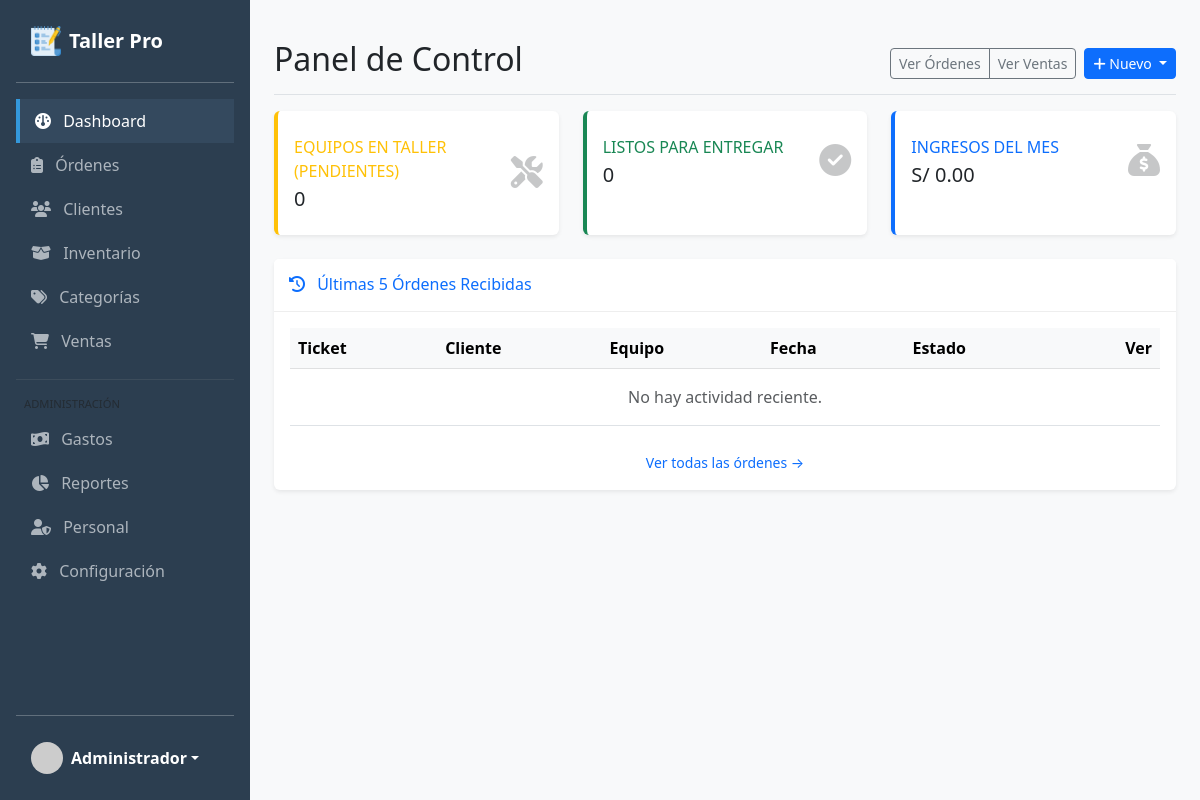
/ (signed in), run on the app's committed database.
### tables this page shows
CREATE TABLE IF NOT EXISTS `configuracion` (
  `id` int NOT NULL AUTO_INCREMENT,
  `nombre_sistema` varchar(100) DEFAULT 'Sistema Taller',
  `moneda` varchar(10) DEFAULT 'PEN',
  `simbolo_moneda` varchar(5) DEFAULT 'S/',
  `impuesto` decimal(5,2) DEFAULT '18.00',
  `telefono` varchar(20) DEFAULT NULL,
  `email` varchar(100) DEFAULT NULL,
  `direccion` text,
  `updated_at` timestamp NULL DEFAULT CURRENT_TIMESTAMP ON UPDATE CURRENT_TIMESTAMP,
  `logo` varchar(100) DEFAULT NULL,
  `terminos_orden` text,
  `mensaje_ticket` varchar(255) DEFAULT '¡Gracias por su preferencia!',
  PRIMARY KEY (`id`)
);

### app/Controllers/DashboardController.php (called while the page is built, shortened)
<?php
class DashboardController extends BaseController {
    public function index() {
        $reporteModel = new Reporte();
        $inicioMes = date('Y-m-01');
        $finMes = date('Y-m-t');
        $balance = $reporteModel->getBalance($inicioMes, $finMes);
        $totalIngresos = $balance['ingresos_totales'];
        $db = $this->db;
        $stmt = $db->query("SELECT COUNT(*) as total FROM ordenes_servicio WHERE estado IN ('pendiente', 'diagnostico')");
        $pendientes = $stmt->fetch(PDO::FETCH_OBJ)->total ?? 0;
        $stmt = $db->query("SELECT COUNT(*) as total FROM ordenes_servicio WHERE estado = 'reparado'");
        $listos = $stmt->fetch(PDO::FETCH_OBJ)->total ?? 0;
        $sqlRecientes = "SELECT o.id, c.nombre as cliente, o.equipo_modelo, o.estado, o.fecha_recepcion
                         FROM ordenes_servicio o
                         INNER JOIN clientes c ON o.cliente_id = c.id
                         ORDER BY o.id DESC LIMIT 5";
        $stmt = $db->query($sqlRecientes);
        $recientes = $stmt->fetchAll(PDO::FETCH_OBJ);
        $this->view('dashboard', [
            'titulo' => 'Panel de Control',
            'ingresos' => $totalIngresos,
            'pendientes' => $pendientes,
            'listos' => $listos,
            'recientes' => $recientes
        ]);
    }
}

### public/index.php (called while the page is built, shortened)
<?php
$router = new Router();
$router->get('/login', [AuthController::class, 'login']);
$router->post('/login/auth', [AuthController::class, 'authenticate']);
$router->get('/logout', [AuthController::class, 'logout']);
$router->get('/rastreo', [RastreoController::class, 'index']);
$router->get('/', [DashboardController::class, 'index']);
$router->get('/clientes', [ClienteController::class, 'index']);
$router->get('/clientes/perfil', [ClienteController::class, 'perfil']);
$router->post('/clientes/guardar', [ClienteController::class, 'store']);
$router->post('/clientes/actualizar', [ClienteController::class, 'update']);
$router->post('/clientes/cambiar-estado', [ClienteController::class, 'cambiarEstado']);
$router->get('/categorias', [CategoriaController::class, 'index']);
$router->post('/categorias/guardar', [CategoriaController::class, 'store']);
$router->post('/categorias/actualizar', [CategoriaController::class, 'update']);
$router->post('/categorias/cambiar-estado', [CategoriaController::class, 'cambiarEstado']);
$router->post('/categorias/eliminar', [CategoriaController::class, 'eliminar']);
$router->get('/productos', [ProductoController::class, 'index']);
$router->get('/productos/historial', [ProductoController::class, 'historial']);
$router->post('/productos/guardar', [ProductoController::class, 'store']);
$router->post('/productos/actualizar', [ProductoController::class, 'update']);
$router->post('/productos/cambiar-estado', [ProductoController::class, 'cambiarEstado']);
$router->post('/productos/ajustar', [ProductoController::class, 'ajustar']);
$router->get('/ordenes', [OrdenController::class, 'index']);
$router->get('/ordenes/detalle', [OrdenController::class, 'detalle']);
$router->get('/ordenes/imprimir', [OrdenController::class, 'imprimir']);
$router->get('/ordenes/etiqueta', [OrdenController::class, 'etiqueta']);
$router->get('/ordenes/garantia', [OrdenController::class, 'garantia']);
$router->post('/ordenes/guardar', [OrdenController::class, 'store']);
$router->post('/ordenes/cambiar-estado', [OrdenController::class, 'cambiarEstado']);
$router->post('/ordenes/agregar-repuesto', [OrdenController::class, 'agregarRepuesto']);
$router->post('/ordenes/eliminar-repuesto', [OrdenController::class, 'eliminarRepuesto']);
$router->post('/ordenes/mano-obra', [OrdenController::class, 'actualizarManoObra']);
$router->post('/ordenes/diagnostico', [OrdenController::class, 'guardarDiagnostico']);
$router->get('/ventas', [VentaController::class, 'index']);
$router->get('/ventas/crear', [VentaController::class, 'crear']);
$router->get('/ventas/imprimir', [VentaController::class, 'imprimir']);
$router->post('/ventas/guardar', [VentaController::class, 'store']);
$router->get('/gastos', [GastoController::class, 'index']);
$router->post('/gastos/guardar', [GastoController::class, 'store']);
$router->post('/gastos/eliminar', [GastoController::class, 'eliminar']);
$router->get('/reportes', [ReporteController::class, 'index']);
$router->get('/usuarios', [UsuarioController::class, 'index']);
$router->post('/usuarios/guardar', [UsuarioController::class, 'store']);
$router->post('/usuarios/actualizar', [UsuarioController::class, 'update']);
$router->post('/usuarios/cambiar-estado', [UsuarioController::class, 'cambiarEstado']);
$router->get('/configuracion', [ConfiguracionController::class, 'index']);
$router->post('/configuracion/guardar', [ConfiguracionController::class, 'update']);
$router->get('/configuracion/backup', [ConfiguracionController::class, 'backup']);
$router->run();

### app/Models/BaseModel.php (called while the page is built, shortened)
<?php
class BaseModel {
    public function __construct() {
        $database = new Database();
        $this->db = $database->getConnection();
    }
}

### config/Database.php (called while the page is built, shortened)
<?php
class Database {
    private $host = 'localhost';
    private $db_name = 'taller_db';
    private $username = 'root';
    private $password = '';
    public function getConnection() {
        $this->conn = null;
        try {
            $this->conn = new PDO("mysql:host=" . $this->host . ";dbname=" . $this->db_name, $this->username, $this->password);
            $this->conn->exec("set names utf8mb4");
            $this->conn->setAttribute(PDO::ATTR_ERRMODE, PDO::ERRMODE_EXCEPTION);
        } catch(PDOException $exception) {
            echo "Error de conexión: " . $exception->getMessage();
        }
        return $this->conn;
    }
}

### app/Models/Configuracion.php (called while the page is built, shortened)
<?php
class Configuracion extends BaseModel {
    public function obtenerConfiguracion() {
        try {
            $stmt = $this->db->prepare("SELECT * FROM configuracion LIMIT 1");
            $stmt->execute();
            return $stmt->fetch(PDO::FETCH_OBJ);
        } catch (\Exception $e) {
            return null;
        }
    }
}

### app/Views/dashboard.php (the view, shortened to what this page needs)
<?php require_once __DIR__ . '/partials/header.php'; ?>
<div class="d-flex justify-content-between flex-wrap flex-md-nowrap align-items-center pt-3 pb-2 mb-3 border-bottom">
    <h1 class="h2">Panel de Control</h1>
    <div class="btn-toolbar mb-2 mb-md-0">
        <div class="btn-group me-2">
            <a href="/ordenes" class="btn btn-sm btn-outline-secondary">Ver Órdenes</a>
            <a href="/ventas" class="btn btn-sm btn-outline-secondary">Ver Ventas</a>
        </div>
        <button type="button" class="btn btn-sm btn-primary dropdown-toggle" data-bs-toggle="dropdown">
            <i class="fa-solid fa-plus"></i> Nuevo
        </button>
    </div>
</div>
<div class="row">
    <div class="col-md-4 mb-4">
        <div class="card border-start border-4 border-warning shadow-sm h-100 py-2">
            <div class="card-body">
                <div class="row no-gutters align-items-center">
                    <div class="col mr-2">
                        <div class="text-xs font-weight-bold text-warning text-uppercase mb-1">
                            Equipos en Taller (Pendientes)</div>
                        <div class="h5 mb-0 font-weight-bold text-gray-800"><?php echo $pendientes; ?></div>
                    </div>
                    <div class="col-auto">
                        <i class="fa-solid fa-screwdriver-wrench fa-2x text-gray-300 opacity-25"></i>
                    </div>
                </div>
            </div>
        </div>
    </div>
    <div class="col-md-4 mb-4">
        <div class="card border-start border-4 border-success shadow-sm h-100 py-2">
            <div class="card-body">
                <div class="row no-gutters align-items-center">
                    <div class="col mr-2">
                        <div class="text-xs font-weight-bold text-success text-uppercase mb-1">
                            Listos para Entregar</div>
                        <div class="h5 mb-0 font-weight-bold text-gray-800"><?php echo $listos; ?></div>
                    </div>
                    <div class="col-auto">
                        <i class="fa-solid fa-check-circle fa-2x text-gray-300 opacity-25"></i>
                    </div>
                </div>
            </div>
        </div>
    </div>
    <div class="col-md-4 mb-4">
        <div class="card border-start border-4 border-primary shadow-sm h-100 py-2">
            <div class="card-body">
                <div class="row no-gutters align-items-center">
                    <div class="col mr-2">
                        <div class="text-xs font-weight-bold text-primary text-uppercase mb-1">
                            Ingresos del Mes</div>
                        <div class="h5 mb-0 font-weight-bold text-gray-800">
                            <?php echo $sistema->simbolo_moneda . ' ' . number_format($ingresos, 2); ?>
                        </div>
                    </div>
                    <div class="col-auto">
                        <i class="fa-solid fa-sack-dollar fa-2x text-gray-300 opacity-25"></i>
                    </div>
                </div>
            </div>
        </div>
    </div>
</div>
<div class="row">
    <div class="col-12">
        <div class="card shadow-sm mb-4">
            <div class="card-header bg-white py-3">
                <h6 class="m-0 font-weight-bold text-primary"><i class="fa-solid fa-clock-rotate-left me-2"></i> Últimas 5 Órdenes Recibidas</h6>
            </div>
            <div class="card-body">
                <div class="table-responsive">
                    <table class="table table-hover align-middle">
                        <thead class="table-light">
                            <tr>
                                <th>Ticket</th>
                                <th>Cliente</th>
                                <th>Equipo</th>
                                <th>Fecha</th>
                                <th>Estado</th>
                                <th class="text-end">Ver</th>
                            </tr>
                        </thead>
                        <tbody>
                            <?php if(empty($recientes)): ?>
                                <tr>
                                    <td colspan="6" class="text-center text-muted py-3">No hay actividad reciente.</td>
                                </tr>
                            <?php endif; ?>
                        </tbody>
                    </table>
                </div>
                <div class="text-center mt-2">
                    <a href="/ordenes" class="text-decoration-none small">Ver todas las órdenes &rarr;</a>
                </div>
            </div>
        </div>
    </div>
</div>
<?php require_once __DIR__ . '/partials/footer.php'; ?>

### app/Views/partials/header.php (shortened to what this page needs)
<!DOCTYPE html>
<html lang="es">
<head>
    <link href="https://cdn.jsdelivr.net/npm/bootstrap@5.3.0/dist/css/bootstrap.min.css" rel="stylesheet">
    <link rel="stylesheet" href="https://cdnjs.cloudflare.com/ajax/libs/font-awesome/6.4.0/css/all.min.css">
    <link rel="stylesheet" href="https://cdn.datatables.net/1.13.4/css/dataTables.bootstrap5.min.css">
    <link rel="stylesheet" href="https://cdn.datatables.net/buttons/2.3.6/css/buttons.bootstrap5.min.css">
    <link href="https://cdn.jsdelivr.net/npm/select2@4.1.0-rc.0/dist/css/select2.min.css" rel="stylesheet" />
    <link rel="stylesheet" href="https://cdn.jsdelivr.net/npm/select2-bootstrap-5-theme@1.3.0/dist/select2-bootstrap-5-theme.min.css" />
</head>
<body>
<div class="d-flex">
    <div class="sidebar d-flex flex-column flex-shrink-0 p-3" style="width: 250px;">
        <a href="/" class="d-flex align-items-center mb-3 mb-md-0 me-md-auto text-white text-decoration-none">
            <?php if(!empty($sistema->logo)): ?>
                <img src="/uploads/logo/<?php echo $sistema->logo; ?>" height="30" class="me-2">
            <?php else: ?>
                <i class="fa-solid fa-screwdriver-wrench me-2"></i>
            <?php endif; ?>
            <span class="fs-5 fw-bold text-truncate"><?php echo substr($sistema->nombre_sistema, 0, 18); ?></span>
        </a>
        <hr>
        <ul class="nav nav-pills flex-column mb-auto">
            <li class="nav-item"><a href="/" class="<?php echo ($_SERVER['REQUEST_URI'] == '/' || $_SERVER['REQUEST_URI'] == '') ? 'active' : ''; ?>"><i class="fa-solid fa-gauge me-2"></i> Dashboard</a></li>
            <li><a href="/ordenes" class="<?php echo (strpos($_SERVER['REQUEST_URI'], '/ordenes') !== false) ? 'active' : ''; ?>"><i class="fa-solid fa-clipboard-list me-2"></i> Órdenes</a></li>
            <li><a href="/clientes" class="<?php echo (strpos($_SERVER['REQUEST_URI'], '/clientes') !== false) ? 'active' : ''; ?>"><i class="fa-solid fa-users me-2"></i> Clientes</a></li>
            <li><a href="/productos" class="<?php echo (strpos($_SERVER['REQUEST_URI'], '/productos') !== false) ? 'active' : ''; ?>"><i class="fa-solid fa-box-open me-2"></i> Inventario</a></li>
            <li><a href="/categorias" class="<?php echo (strpos($_SERVER['REQUEST_URI'], '/categorias') !== false) ? 'active' : ''; ?>"><i class="fa-solid fa-tags me-2"></i> Categorías</a></li>
            <li><a href="/ventas" class="<?php echo (strpos($_SERVER['REQUEST_URI'], '/ventas') !== false) ? 'active' : ''; ?>"><i class="fa-solid fa-cart-shopping me-2"></i> Ventas</a></li>
            <?php if(isset($_SESSION['user_role']) && $_SESSION['user_role'] === 'admin'): ?>
                <hr class="text-secondary">
                <div class="small text-muted text-uppercase mb-1 ms-2" style="font-size:0.7em;">Administración</div>
                <li><a href="/gastos" class="<?php echo (strpos($_SERVER['REQUEST_URI'], '/gastos') !== false) ? 'active' : ''; ?>"><i class="fa-solid fa-money-bill-wave me-2"></i> Gastos</a></li>
                <li><a href="/reportes" class="<?php echo (strpos($_SERVER['REQUEST_URI'], '/reportes') !== false) ? 'active' : ''; ?>"><i class="fa-solid fa-chart-pie me-2"></i> Reportes</a></li>
                <li><a href="/usuarios" class="<?php echo (strpos($_SERVER['REQUEST_URI'], '/usuarios') !== false) ? 'active' : ''; ?>"><i class="fa-solid fa-user-shield me-2"></i> Personal</a></li>
                <li><a href="/configuracion" class="<?php echo (strpos($_SERVER['REQUEST_URI'], '/configuracion') !== false) ? 'active' : ''; ?>"><i class="fa-solid fa-gear me-2"></i> Configuración</a></li>
            <?php endif; ?>
        </ul>
        <hr>
        <div class="dropdown">
            <a href="#" class="d-flex align-items-center text-white text-decoration-none dropdown-toggle" data-bs-toggle="dropdown">
                <img src="https://ui-avatars.com/api/?name=<?php echo urlencode($_SESSION['user_name'] ?? 'Admin'); ?>&background=random" width="32" height="32" class="rounded-circle me-2">
                <strong><?php echo $_SESSION['user_name'] ?? 'Usuario'; ?></strong>
            </a>
        </div>
    </div>
    <div class="container-fluid p-4" style="width: 100%;">

### app/Views/partials/header.php (style rules this page uses)
body { background-color: #f8f9fa; }
.sidebar { min-height: 100vh; background: #2c3e50; color: white; }
.sidebar a { color: #adb5bd; text-decoration: none; padding: 10px 15px; display: block; }
.sidebar a:hover, .sidebar a.active { background: #34495e; color: white; border-left: 4px solid #3498db; }
.card { border: none; box-shadow: 0 0 15px rgba(0,0,0,0.05); }
.card-header { background: white; border-bottom: 1px solid #eee; padding: 15px; font-weight: bold; }

### data on the page
configuracion: logo (picture), nombre_sistema "Taller Pro", simbolo_moneda "S/"

### other printed values
$_SESSION['user_name'] "Administrador"
$pendientes "0"
$listos "0"
$ingresos "0.00"
